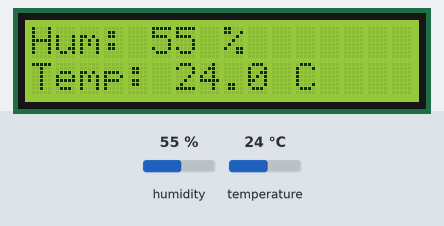
Bench run of a program on a simulated Raspberry Pi (header pin numbers). Shown: 16×2 character LCD. Inputs (shaded band) come from the test bench; at power-on: temperature 24 °C, humidity 55 %. Library files of the repository ran but are not shown: PCF8574.py, Adafruit_LCD1602.py; what the program prints to the terminal is not drawn.

Above: at 1.2 s.
1.3 s: temperature set to 0 °C
At 1.7 s:
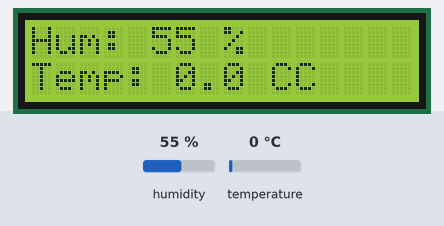
2.9 s: humidity set to 22 %
At 4.7 s:
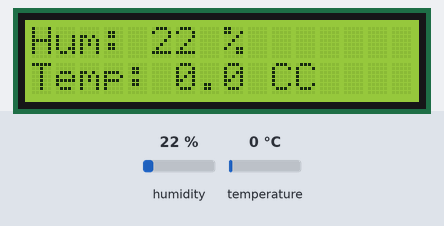
5.0 s: humidity set to 40 %
At 6.8 s:
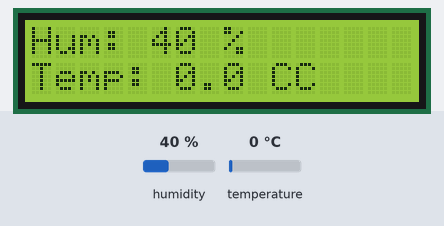
7.2 s: temperature set to 12 °C
At 8.9 s:
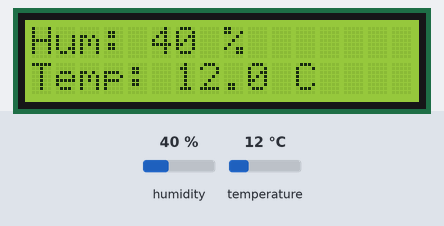
Timing chart, 0 to 10.4 s (numbered marks = the images above; inputs shaded):
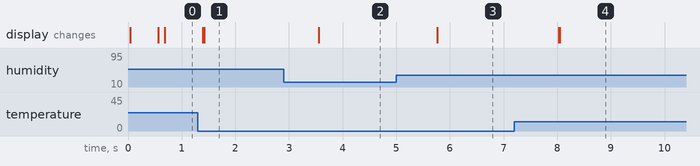

Measured:
- after the input at 1.3 s, the display: first changes after 0.10 s (image 1 shows a later state)
- after the input at 2.9 s, the display: first changes after 0.65 s (image 2 shows a later state)
- after the input at 5.0 s, the display: first changes after 0.76 s (image 3 shows a later state)
- after the input at 7.2 s, the display: first changes after 0.83 s (image 4 shows a later state)

The program:

tempLCD.py
```python
import RPi.GPIO as GPIO
import time
import Freenove_DHT as DHT
from PCF8574 import PCF8574_GPIO
from Adafruit_LCD1602 import Adafruit_CharLCD
from time import sleep, strftime
from datetime import datetime

DHTPin = 11 #define the pin of DHT11

def loop():
    dht = DHT.DHT(DHTPin) #create a DHT class object
    counts = 0 # Measurement counts
    while(True):
        counts += 1
        for i in range(0,15):
            chk = dht.readDHT11() #read DHT11 and get a return value. Then determine whether data read is normal according to the return value.
            if (chk is dht.DHTLIB_OK): #read DHT11 and get a return value. Then determine whether data read is normal according to the return value.
                break
            time.sleep(1)
        mcp.output(3,1)     # turn on LCD backlight
        lcd.begin(16,2)     # set number of LCD lines and columns
        lcd.setCursor(0,0)  # set cursor position
        lcd.message( 'Hum: ' + str(dht.humidity) +' %\n' )# display Humidity
        lcd.message( 'Temp: ' + str(dht.temperature) + ' C')   # display Temp
        time.sleep(0.1)

def destroy():
    lcd.clear()

PCF8574_address = 0x27  # I2C address of the PCF8574 chip.
PCF8574A_address = 0x3F  # I2C address of the PCF8574A chip.
# Create PCF8574 GPIO adapter.
try:
    mcp = PCF8574_GPIO(PCF8574_address)
except:
    try:
        mcp = PCF8574_GPIO(PCF8574A_address)
    except:
        print ('I2C Address Error !')
        exit(1)
# Create LCD, passing in MCP GPIO adapter.
lcd = Adafruit_CharLCD(pin_rs=0, pin_e=2, pins_db=[4,5,6,7], GPIO=mcp)

if __name__ == '__main__':
    print ('Program is starting ... ')
    try:
        loop()
    except KeyboardInterrupt:
        destroy()
```
